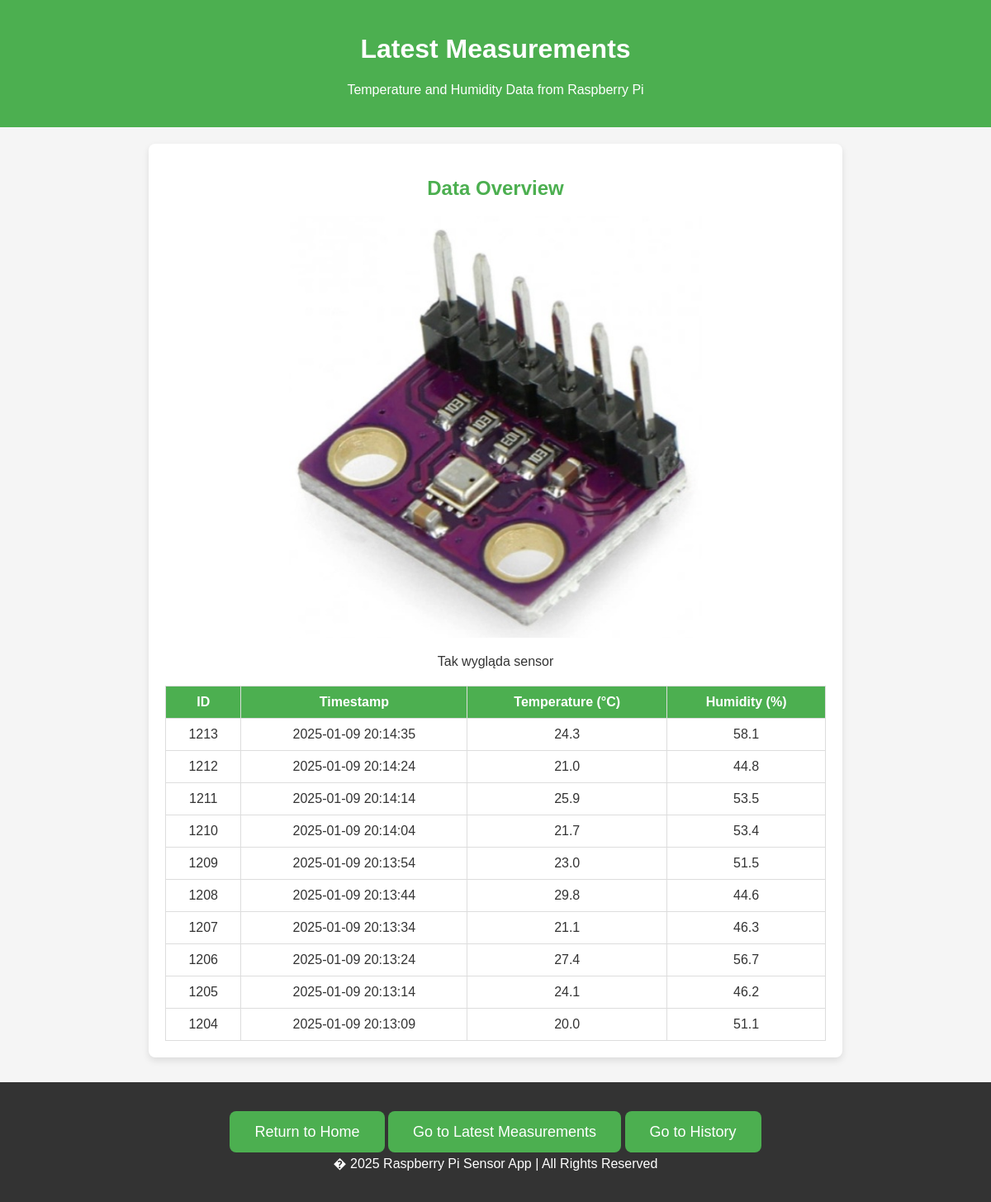
The app's page /measurements_page with its own data.
### tables this page shows
CREATE TABLE weather_control (
            id INTEGER PRIMARY KEY AUTOINCREMENT,
            timestamp DATETIME DEFAULT CURRENT_TIMESTAMP,
            temperature REAL,
            humidity REAL
        );

### app.py (the view)
@app.route('/measurements_page')
def measurements_page():
    conn = sqlite3.connect(DB_PATH)
    cursor = conn.cursor()
    cursor.execute("SELECT * FROM weather_control ORDER BY timestamp DESC LIMIT 10")
    measurements = cursor.fetchall()
    conn.close()
    return render_template('measurements.html', measurements=measurements)

### templates/measurements.html (shortened to what this page needs)
<!DOCTYPE html>
<html lang="en">
<head>
    <link rel="stylesheet" href="static/css/index.css">
</head>
<body>
    <header>
        <h1 class="welcome-msg">Latest Measurements</h1>
        <p>Temperature and Humidity Data from Raspberry Pi</p>
    </header>
    <div class="container">
        <h2>Data Overview</h2>
        <div class="image-container">
            <img src="static/images/weather.jpg" alt="Weather detector" class="resized-image">
            <p>Tak wygląda sensor</p>
        </div>
        <table>
            <thead>
                <tr>
                    <th>ID</th>
                    <th>Timestamp</th>
                    <th>Temperature (&deg;C)</th>
                    <th>Humidity (%)</th>
                </tr>
            </thead>
            <tbody>
                {% for measurement in measurements %}
                    <tr>
                        <td>{{ measurement[0] }}</td>
                        <td>{{ measurement[1] }}</td>
                        <td>{{ measurement[2] }}</td>
                        <td>{{ measurement[3] }}</td>
                    </tr>
                {% endfor %}
            </tbody>
        </table>
    </div>
    <footer>
        <div class="cta">
            <a href="/" class="button">Return to Home</a>
            <a href="/measurements_page" class="button">Go to Latest Measurements</a>
            <a href="/history_page" class="button">Go to History</a>
        </div>
        <p>� 2025 Raspberry Pi Sensor App | All Rights Reserved</p>
    </footer>
</body>
</html>

### static/css/index.css (style rules this page uses)
body { font-family: Arial, sans-serif; margin: 0; padding: 0; background: #f5f5f5; color: #333; }
header { background: #4CAF50; color: white; padding: 20px 0; text-align: center; }
h1, h2 { color: #4CAF50; text-align: center; }
table { width: 100%; border-collapse: collapse; margin-top: 20px; }
table, th, td { border: 1px solid #ddd; }
th, td { padding: 10px; text-align: center; }
th { background: #4CAF50; color: white; }
.cta { text-align: center; margin-top: 30px; }
.cta a { background: #4CAF50; color: white; text-decoration: none; padding: 15px 30px; border-radius: 8px; font-size: 18px; }
.welcome-msg { color: white; font-size: 2rem; font-weight: bold; }
.container { max-width: 800px; margin: 20px auto; padding: 20px; background: white; border-radius: 8px; box-shadow: 0 4px 8px rgba(0, 0, 0, 0.1); }
footer { text-align: center; padding: 20px 0; background: #333; color: white; margin-top: 30px; }
.image-container { text-align: center; }
.resized-image { width: 100%; max-width: 500px; height: auto; }

### records on screen
weather_control: id "1213", timestamp "2025-01-09 20:14:35", temperature "24.3", humidity "58.1"
weather_control: id "1212", timestamp "2025-01-09 20:14:24", temperature "21.0", humidity "44.8"
weather_control: id "1211", timestamp "2025-01-09 20:14:14", temperature "25.9", humidity "53.5"
weather_control: id "1210", timestamp "2025-01-09 20:14:04", temperature "21.7", humidity "53.4"
weather_control: id "1209", timestamp "2025-01-09 20:13:54", temperature "23.0", humidity "51.5"
weather_control: id "1208", timestamp "2025-01-09 20:13:44", temperature "29.8", humidity "44.6"
weather_control: id "1207", timestamp "2025-01-09 20:13:34", temperature "21.1", humidity "46.3"
weather_control: id "1206", timestamp "2025-01-09 20:13:24", temperature "27.4", humidity "56.7"
weather_control: id "1205", timestamp "2025-01-09 20:13:14", temperature "24.1", humidity "46.2"
weather_control: id "1204", timestamp "2025-01-09 20:13:09", temperature "20.0", humidity "51.1"
